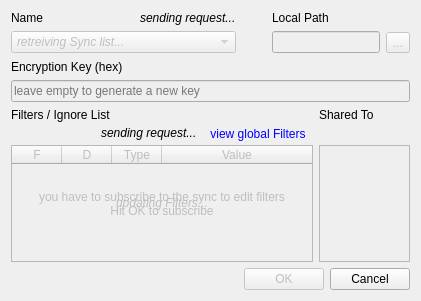
<?xml version="1.0" encoding="UTF-8"?>
<ui version="4.0">
 <class>QtSyncDialog</class>
 <widget class="QDialog" name="QtSyncDialog">
  <property name="geometry">
   <rect>
    <x>0</x>
    <y>0</y>
    <width>421</width>
    <height>301</height>
   </rect>
  </property>
  <property name="minimumSize">
   <size>
    <width>421</width>
    <height>301</height>
   </size>
  </property>
  <property name="windowTitle">
   <string>Edit Syncs</string>
  </property>
  <property name="windowIcon">
   <iconset resource="qtClient.qrc">
    <normaloff>:/Resources/icon.png</normaloff>:/Resources/icon.png</iconset>
  </property>
  <layout class="QGridLayout" name="gridLayout_2">
   <item row="0" column="0">
    <layout class="QGridLayout" name="gridLayout" columnstretch="1,0,0,0,0">
     <item row="0" column="0">
      <widget class="QLabel" name="label">
       <property name="sizePolicy">
        <sizepolicy hsizetype="Expanding" vsizetype="Preferred">
         <horstretch>0</horstretch>
         <verstretch>0</verstretch>
        </sizepolicy>
       </property>
       <property name="text">
        <string>Name</string>
       </property>
      </widget>
     </item>
     <item row="0" column="1">
      <widget class="QLabel" name="deleteLabel">
       <property name="text">
        <string>&lt;i&gt;sending request...&lt;/i&gt;</string>
       </property>
      </widget>
     </item>
     <item row="0" column="3">
      <widget class="QLabel" name="label_2">
       <property name="text">
        <string>Local Path</string>
       </property>
      </widget>
     </item>
     <item row="1" column="0" colspan="2">
      <widget class="QComboBox" name="nameBox">
       <property name="enabled">
        <bool>false</bool>
       </property>
       <property name="sizePolicy">
        <sizepolicy hsizetype="Expanding" vsizetype="Fixed">
         <horstretch>0</horstretch>
         <verstretch>0</verstretch>
        </sizepolicy>
       </property>
       <property name="minimumSize">
        <size>
         <width>150</width>
         <height>0</height>
        </size>
       </property>
       <layout class="QVBoxLayout" name="verticalLayout">
        <property name="leftMargin">
         <number>6</number>
        </property>
        <property name="topMargin">
         <number>0</number>
        </property>
        <property name="rightMargin">
         <number>11</number>
        </property>
        <property name="bottomMargin">
         <number>0</number>
        </property>
        <item>
         <widget class="QLabel" name="fetchSyncLabel">
          <property name="enabled">
           <bool>false</bool>
          </property>
          <property name="text">
           <string>&lt;i&gt;retreiving Sync list...&lt;/i&gt;</string>
          </property>
         </widget>
        </item>
       </layout>
      </widget>
     </item>
     <item row="1" column="2">
      <widget class="QToolButton" name="deleteSyncButton">
       <property name="enabled">
        <bool>false</bool>
       </property>
       <property name="icon">
        <iconset resource="qtClient.qrc">
         <normaloff>:/Resources/remove.png</normaloff>:/Resources/remove.png</iconset>
       </property>
       <property name="iconSize">
        <size>
         <width>16</width>
         <height>16</height>
        </size>
       </property>
       <property name="autoRaise">
        <bool>true</bool>
       </property>
      </widget>
     </item>
     <item row="1" column="3">
      <widget class="QLineEdit" name="pathEdit">
       <property name="enabled">
        <bool>false</bool>
       </property>
      </widget>
     </item>
     <item row="1" column="4">
      <widget class="QToolButton" name="browseButton">
       <property name="enabled">
        <bool>false</bool>
       </property>
       <property name="text">
        <string>...</string>
       </property>
      </widget>
     </item>
    </layout>
   </item>
   <item row="1" column="0">
    <widget class="QLabel" name="label_3">
     <property name="text">
      <string>Encryption Key (hex)</string>
     </property>
    </widget>
   </item>
   <item row="2" column="0">
    <widget class="QLineEdit" name="keyEdit">
     <property name="enabled">
      <bool>false</bool>
     </property>
     <property name="maxLength">
      <number>64</number>
     </property>
     <property name="placeholderText">
      <string>leave empty to generate a new key</string>
     </property>
    </widget>
   </item>
   <item row="3" column="0">
    <layout class="QHBoxLayout" name="horizontalLayout_4" stretch="3,1">
     <item>
      <layout class="QVBoxLayout" name="verticalLayout_2">
       <property name="spacing">
        <number>0</number>
       </property>
       <item>
        <widget class="QLabel" name="label_4">
         <property name="text">
          <string>Filters / Ignore List</string>
         </property>
        </widget>
       </item>
       <item>
        <layout class="QHBoxLayout" name="horizontalLayout">
         <item>
          <widget class="QToolButton" name="addFilterButton">
           <property name="enabled">
            <bool>false</bool>
           </property>
           <property name="toolTip">
            <string>Add a Filter</string>
           </property>
           <property name="text">
            <string/>
           </property>
           <property name="icon">
            <iconset resource="qtClient.qrc">
             <normaloff>:/Resources/add.png</normaloff>:/Resources/add.png</iconset>
           </property>
           <property name="iconSize">
            <size>
             <width>16</width>
             <height>16</height>
            </size>
           </property>
           <property name="autoRaise">
            <bool>true</bool>
           </property>
          </widget>
         </item>
         <item>
          <widget class="QToolButton" name="removeFilterButton">
           <property name="enabled">
            <bool>false</bool>
           </property>
           <property name="toolTip">
            <string>Remove Filter</string>
           </property>
           <property name="text">
            <string/>
           </property>
           <property name="icon">
            <iconset resource="qtClient.qrc">
             <normaloff>:/Resources/remove.png</normaloff>:/Resources/remove.png</iconset>
           </property>
           <property name="iconSize">
            <size>
             <width>16</width>
             <height>16</height>
            </size>
           </property>
           <property name="autoRaise">
            <bool>true</bool>
           </property>
          </widget>
         </item>
         <item>
          <widget class="QToolButton" name="editFilterButton">
           <property name="enabled">
            <bool>false</bool>
           </property>
           <property name="toolTip">
            <string>Edit Filter</string>
           </property>
           <property name="text">
            <string/>
           </property>
           <property name="icon">
            <iconset resource="qtClient.qrc">
             <normaloff>:/Resources/edit.png</normaloff>:/Resources/edit.png</iconset>
           </property>
           <property name="iconSize">
            <size>
             <width>16</width>
             <height>16</height>
            </size>
           </property>
           <property name="autoRaise">
            <bool>true</bool>
           </property>
          </widget>
         </item>
         <item>
          <widget class="QLabel" name="sendLabel">
           <property name="text">
            <string>&lt;i&gt;sending request...&lt;/i&gt;</string>
           </property>
          </widget>
         </item>
         <item>
          <spacer name="horizontalSpacer_2">
           <property name="orientation">
            <enum>Qt::Horizontal</enum>
           </property>
           <property name="sizeHint" stdset="0">
            <size>
             <width>100</width>
             <height>20</height>
            </size>
           </property>
          </spacer>
         </item>
         <item>
          <widget class="QToolButton" name="globalFilterButton">
           <property name="enabled">
            <bool>false</bool>
           </property>
           <property name="styleSheet">
            <string notr="true">color:blue</string>
           </property>
           <property name="text">
            <string>view global Filters</string>
           </property>
           <property name="autoRaise">
            <bool>true</bool>
           </property>
          </widget>
         </item>
        </layout>
       </item>
       <item>
        <widget class="QTableWidget" name="filterTable">
         <property name="enabled">
          <bool>false</bool>
         </property>
         <property name="editTriggers">
          <set>QAbstractItemView::NoEditTriggers</set>
         </property>
         <property name="selectionMode">
          <enum>QAbstractItemView::SingleSelection</enum>
         </property>
         <property name="selectionBehavior">
          <enum>QAbstractItemView::SelectRows</enum>
         </property>
         <property name="horizontalScrollMode">
          <enum>QAbstractItemView::ScrollPerPixel</enum>
         </property>
         <attribute name="horizontalHeaderDefaultSectionSize">
          <number>50</number>
         </attribute>
         <attribute name="horizontalHeaderHighlightSections">
          <bool>false</bool>
         </attribute>
         <attribute name="horizontalHeaderStretchLastSection">
          <bool>true</bool>
         </attribute>
         <attribute name="verticalHeaderVisible">
          <bool>false</bool>
         </attribute>
         <attribute name="verticalHeaderDefaultSectionSize">
          <number>20</number>
         </attribute>
         <column>
          <property name="text">
           <string>F</string>
          </property>
         </column>
         <column>
          <property name="text">
           <string>D</string>
          </property>
         </column>
         <column>
          <property name="text">
           <string>Type</string>
          </property>
         </column>
         <column>
          <property name="text">
           <string>Value</string>
          </property>
         </column>
         <layout class="QGridLayout">
          <property name="leftMargin">
           <number>0</number>
          </property>
          <property name="topMargin">
           <number>0</number>
          </property>
          <property name="rightMargin">
           <number>0</number>
          </property>
          <property name="bottomMargin">
           <number>0</number>
          </property>
          <item row="0" column="0">
           <widget class="QLabel" name="fetchFilterLabel">
            <property name="text">
             <string>&lt;i&gt;updating Filters...&lt;/i&gt;</string>
            </property>
            <property name="alignment">
             <set>Qt::AlignCenter</set>
            </property>
           </widget>
          </item>
          <item row="0" column="0">
           <widget class="QLabel" name="needSubscribeLabel">
            <property name="text">
             <string>you have to subscribe to the sync to edit filters
Hit OK to subscribe</string>
            </property>
            <property name="alignment">
             <set>Qt::AlignCenter</set>
            </property>
           </widget>
          </item>
         </layout>
        </widget>
       </item>
      </layout>
     </item>
     <item>
      <layout class="QVBoxLayout" name="verticalLayout_3">
       <property name="spacing">
        <number>0</number>
       </property>
       <item>
        <widget class="QLabel" name="label_5">
         <property name="text">
          <string>Shared To</string>
         </property>
        </widget>
       </item>
       <item>
        <layout class="QHBoxLayout" name="horizontalLayout_3">
         <item>
          <widget class="QToolButton" name="addShareButton">
           <property name="enabled">
            <bool>false</bool>
           </property>
           <property name="icon">
            <iconset resource="qtClient.qrc">
             <normaloff>:/Resources/add.png</normaloff>:/Resources/add.png</iconset>
           </property>
           <property name="iconSize">
            <size>
             <width>16</width>
             <height>16</height>
            </size>
           </property>
           <property name="autoRaise">
            <bool>true</bool>
           </property>
          </widget>
         </item>
         <item>
          <widget class="QToolButton" name="removeShareButton">
           <property name="enabled">
            <bool>false</bool>
           </property>
           <property name="icon">
            <iconset resource="qtClient.qrc">
             <normaloff>:/Resources/remove.png</normaloff>:/Resources/remove.png</iconset>
           </property>
           <property name="iconSize">
            <size>
             <width>16</width>
             <height>16</height>
            </size>
           </property>
           <property name="autoRaise">
            <bool>true</bool>
           </property>
          </widget>
         </item>
         <item>
          <spacer name="horizontalSpacer_3">
           <property name="orientation">
            <enum>Qt::Horizontal</enum>
           </property>
           <property name="sizeHint" stdset="0">
            <size>
             <width>100</width>
             <height>20</height>
            </size>
           </property>
          </spacer>
         </item>
        </layout>
       </item>
       <item>
        <widget class="QListView" name="shareList">
         <property name="enabled">
          <bool>false</bool>
         </property>
        </widget>
       </item>
      </layout>
     </item>
    </layout>
   </item>
   <item row="4" column="0">
    <layout class="QHBoxLayout" name="horizontalLayout_2">
     <item>
      <spacer name="horizontalSpacer">
       <property name="orientation">
        <enum>Qt::Horizontal</enum>
       </property>
       <property name="sizeHint" stdset="0">
        <size>
         <width>299</width>
         <height>20</height>
        </size>
       </property>
      </spacer>
     </item>
     <item>
      <widget class="QPushButton" name="okButton">
       <property name="enabled">
        <bool>false</bool>
       </property>
       <property name="text">
        <string>OK</string>
       </property>
      </widget>
     </item>
     <item>
      <widget class="QPushButton" name="cancelButton">
       <property name="text">
        <string>Cancel</string>
       </property>
      </widget>
     </item>
    </layout>
   </item>
  </layout>
 </widget>
 <layoutdefault spacing="6" margin="11"/>
 <tabstops>
  <tabstop>nameBox</tabstop>
  <tabstop>pathEdit</tabstop>
  <tabstop>browseButton</tabstop>
  <tabstop>keyEdit</tabstop>
  <tabstop>addFilterButton</tabstop>
  <tabstop>removeFilterButton</tabstop>
  <tabstop>editFilterButton</tabstop>
  <tabstop>filterTable</tabstop>
  <tabstop>okButton</tabstop>
  <tabstop>cancelButton</tabstop>
 </tabstops>
 <resources>
  <include location="qtClient.qrc"/>
 </resources>
 <connections>
  <connection>
   <sender>okButton</sender>
   <signal>clicked()</signal>
   <receiver>QtSyncDialog</receiver>
   <slot>accept()</slot>
   <hints>
    <hint type="sourcelabel">
     <x>224</x>
     <y>123</y>
    </hint>
    <hint type="destinationlabel">
     <x>148</x>
     <y>116</y>
    </hint>
   </hints>
  </connection>
  <connection>
   <sender>cancelButton</sender>
   <signal>clicked()</signal>
   <receiver>QtSyncDialog</receiver>
   <slot>reject()</slot>
   <hints>
    <hint type="sourcelabel">
     <x>307</x>
     <y>121</y>
    </hint>
    <hint type="destinationlabel">
     <x>254</x>
     <y>65</y>
    </hint>
   </hints>
  </connection>
 </connections>
</ui>
